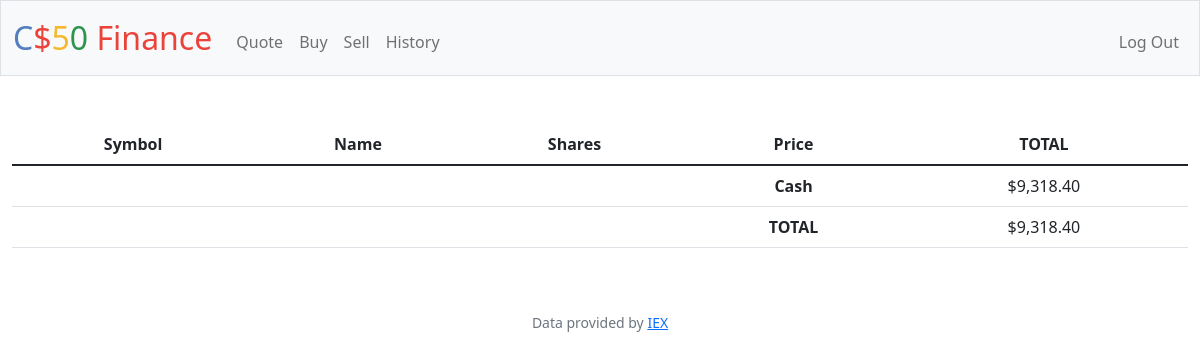
Page / (signed in) on the earlier database version.
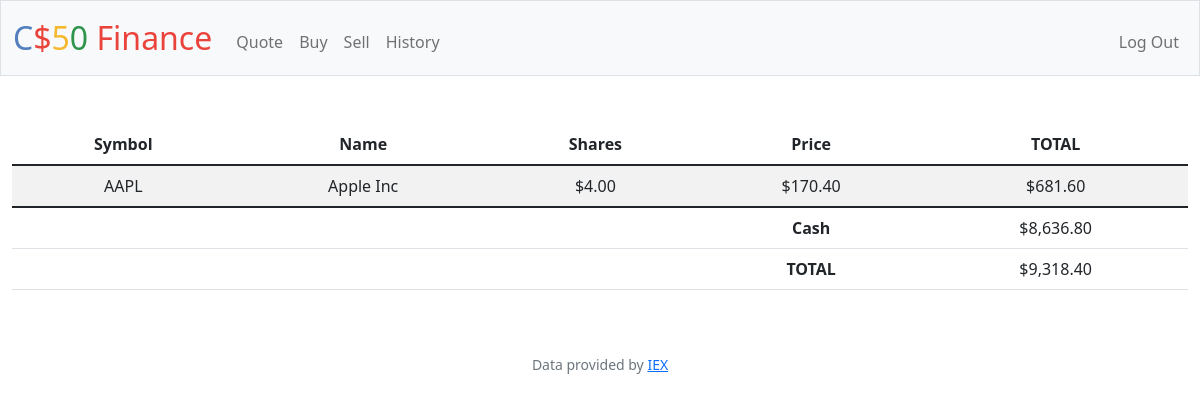
Same page on the later database version.
### tables this page shows
CREATE TABLE users (id INTEGER PRIMARY KEY AUTOINCREMENT NOT NULL, username TEXT NOT NULL, hash TEXT NOT NULL, cash NUMERIC NOT NULL DEFAULT 10000.00);

CREATE TABLE transactions (
    id INTEGER PRIMARY KEY AUTOINCREMENT NOT NULL,
    user_id INTEGER NOT NULL,
    stock_name TEXT NOT NULL,
    shares INTEGER NOT NULL,
    price NUMERIC NOT NULL,
    bought_or_sold TEXT NOT NULL,
    symbol TEXT NOT NULL,
    time TIMESTAMP DEFAULT CURRENT_TIMESTAMP,
    FOREIGN KEY(user_id) REFERENCES users(id)
);

### app.py (the view)
@app.route("/")
@login_required
def index():
    user_id = session["user_id"]
    stocks = db.execute("SELECT symbol, price, stock_name, SUM(shares) as totalShares FROM transactions WHERE user_id = ? GROUP BY symbol", user_id)
    cash = db.execute("SELECT cash FROM users WHERE id = ?", user_id)[0]["cash"]
    grand_total = cash
    for stock in stocks:
        grand_total += (stock["price"] * stock["totalShares"])
    return render_template("index.html", stocks=stocks, cash=cash, grand_total=grand_total, usd=usd)

### app.py (called while the page is built)
@app.after_request
def after_request(response):
    response.headers["Cache-Control"] = "no-cache, no-store, must-revalidate"
    response.headers["Expires"] = 0
    response.headers["Pragma"] = "no-cache"
    return response

### helpers.py (called while the page is built)
def login_required(f):
    @wraps(f)
    def decorated_function(*args, **kwargs):
        if session.get("user_id") is None:
            return redirect("/login")
        return f(*args, **kwargs)
    return decorated_function

def usd(value):
    return f"${value:,.2f}"

### templates/index.html (shortened to what this page needs)
{% extends "layout.html" %}
{% block main %}
    <table class="table table-striped">
        <thead>
            <tr>
                <th>Symbol</th>
                <th>Name</th>
                <th>Shares</th>
                <th>Price</th>
                <th>TOTAL</th>
            </tr>
        </thead>
        <tbody>
            {% for stock in stocks %}
            <tr>
                <td>{{ stock["symbol"] }}</td>
                <td>{{ stock["stock_name"] }}</td>
                <td>{{ usd(stock["totalShares"]) }}</td>
                <td>{{ usd(stock["price"]) }}</td>
                <td>{{ usd(stock["totalShares"] * stock["price"]) }}</td>
            </tr>
            {% endfor %}
        </tbody>
        <tfoot>
            <tr>
                <td colspan="3"></td>
                <td><strong>Cash</strong></td>
                <td>{{ usd(cash)}}</td>
            </tr>
            <tr>
                <td colspan="3"></td>
                <td><strong>TOTAL</strong></td>
                <td>{{ usd(grand_total)}}</td>
            </tr>
        </tfoot>
    </table>
{% endblock %}

### templates/layout.html (shortened to what this page needs)
<!DOCTYPE html>
<html lang="en">
    <head>
        <link href="https://cdn.jsdelivr.net/npm/bootstrap@5.1.3/dist/css/bootstrap.min.css" rel="stylesheet">
        <link href="/static/styles.css" rel="stylesheet">
    </head>
    <body>
        <nav class="bg-light border navbar navbar-expand-md navbar-light">
            <div class="container-fluid">
                <a class="navbar-brand" href="/"><span class="blue">C</span><span class="red">$</span><span class="yellow">5</span><span class="green">0</span> <span class="red">Finance</span></a>
                <div class="collapse navbar-collapse" id="navbar">
                    {% if session["user_id"] %}
                        <ul class="navbar-nav me-auto mt-2">
                            <li class="nav-item"><a class="nav-link" href="/quote">Quote</a></li>
                            <li class="nav-item"><a class="nav-link" href="/buy">Buy</a></li>
                            <li class="nav-item"><a class="nav-link" href="/sell">Sell</a></li>
                            <li class="nav-item"><a class="nav-link" href="/history">History</a></li>
                        </ul>
                        <ul class="navbar-nav ms-auto mt-2">
                            <li class="nav-item"><a class="nav-link" href="/logout">Log Out</a></li>
                        </ul>
                    {% else %}
                        <ul class="navbar-nav ms-auto mt-2">
                            <li class="nav-item"><a class="nav-link" href="/register">Register</a></li>
                            <li class="nav-item"><a class="nav-link" href="/login">Log In</a></li>
                        </ul>
                    {% endif %}
                </div>
            </div>
        </nav>
        <main class="container-fluid py-5 text-center">
            {% block main %}{% endblock %}
        </main>
        <footer class="mb-5 small text-center text-muted">
            Data provided by <a href="https://iexcloud.io/">IEX</a>
        </footer>
    </body>
</html>

### static/styles.css (style rules this page uses)
nav .navbar-brand { font-size: xx-large; }
nav .navbar-brand .blue { color: #537fbe; }
nav .navbar-brand .red { color: #ea433b; }
nav .navbar-brand .yellow { color: #f5b82e; }
nav .navbar-brand .green { color: #2e944b; }

Differences in the rows shown:
added transactions: symbol "AAPL", stock_name "Apple Inc", shares "$4.00", price "$170.40", totalShares "$681.60"
changed users: cash "$9,318.40" → "$8,636.80"; cash "$9,318.40" → (not shown)
Other differences:
{{ usd(grand_total) }}: (not shown) → "$9,318.40"
